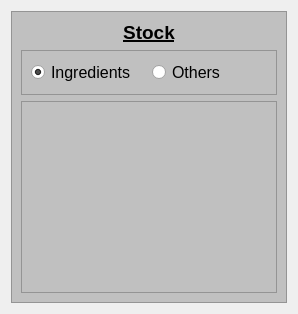
               <widget class="QWidget" name="page_overview">
                <layout class="QHBoxLayout" name="horizontalLayout_33">
                 <item>
                  <widget class="QFrame" name="frame_12">
                   <property name="styleSheet">
                    <string notr="true">QFrame
{
	background-color: rgb(192, 192, 192)
}

QGroupBox
{
	background-color: rgb(192, 192, 192)
}

QPushButton
{ 
	
	alternate-background-color: rgb(255, 255, 255);
	background: rgba(225, 225, 225, 100);
	border-width: 2px;
    border-radius: 10px;
	qproperty-iconSize: 32px 32px;
	border-style: dashed;
 }

QPushButton:hover
{
	background: rgba(225, 225, 225, 180);
	border-style: dashed;
}

QPushButton:pressed
{
	background: rgba(75, 75, 75, 180);
	border-style: inset;
}</string>
                   </property>
                   <property name="frameShape">
                    <enum>QFrame::StyledPanel</enum>
                   </property>
                   <property name="frameShadow">
                    <enum>QFrame::Raised</enum>
                   </property>
                   <layout class="QVBoxLayout" name="verticalLayout_49">
                    <item>
                     <widget class="QLabel" name="l_stock">
                      <property name="font">
                       <font>
                        <pointsize>14</pointsize>
                        <weight>75</weight>
                        <bold>true</bold>
                        <underline>true</underline>
                       </font>
                      </property>
                      <property name="text">
                       <string>Stock</string>
                      </property>
                      <property name="alignment">
                       <set>Qt::AlignCenter</set>
                      </property>
                     </widget>
                    </item>
                    <item>
                     <widget class="QFrame" name="frame_38">
                      <property name="frameShape">
                       <enum>QFrame::StyledPanel</enum>
                      </property>
                      <property name="frameShadow">
                       <enum>QFrame::Plain</enum>
                      </property>
                      <layout class="QHBoxLayout" name="horizontalLayout_57">
                       <item>
                        <widget class="QRadioButton" name="rb_stockIngredients">
                         <property name="font">
                          <font>
                           <pointsize>12</pointsize>
                          </font>
                         </property>
                         <property name="text">
                          <string>Ingredients</string>
                         </property>
                         <property name="checked">
                          <bool>true</bool>
                         </property>
                        </widget>
                       </item>
                       <item>
                        <widget class="QRadioButton" name="rb_stockOthers">
                         <property name="font">
                          <font>
                           <pointsize>12</pointsize>
                          </font>
                         </property>
                         <property name="text">
                          <string>Others</string>
                         </property>
                        </widget>
                       </item>
                      </layout>
                     </widget>
                    </item>
                    <item>
                     <widget class="QTableWidget" name="tw_stock">
                      <property name="font">
                       <font>
                        <family>Times New Roman</family>
                        <pointsize>22</pointsize>
                       </font>
                      </property>
                      <property name="selectionBehavior">
                       <enum>QAbstractItemView::SelectRows</enum>
                      </property>
                     </widget>
                    </item>
                   </layout>
                  </widget>
                 </item>
                </layout>
               </widget>
